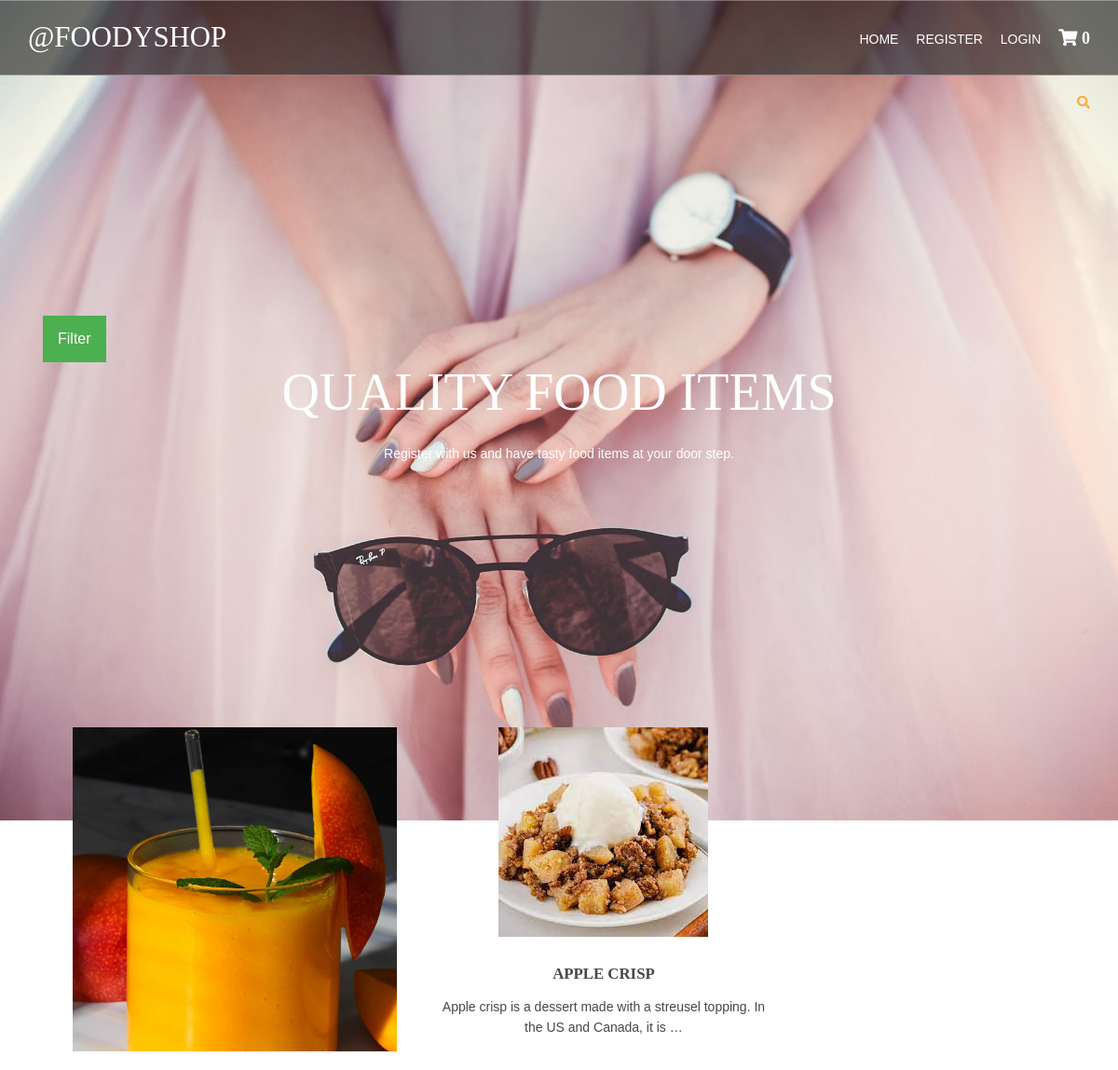
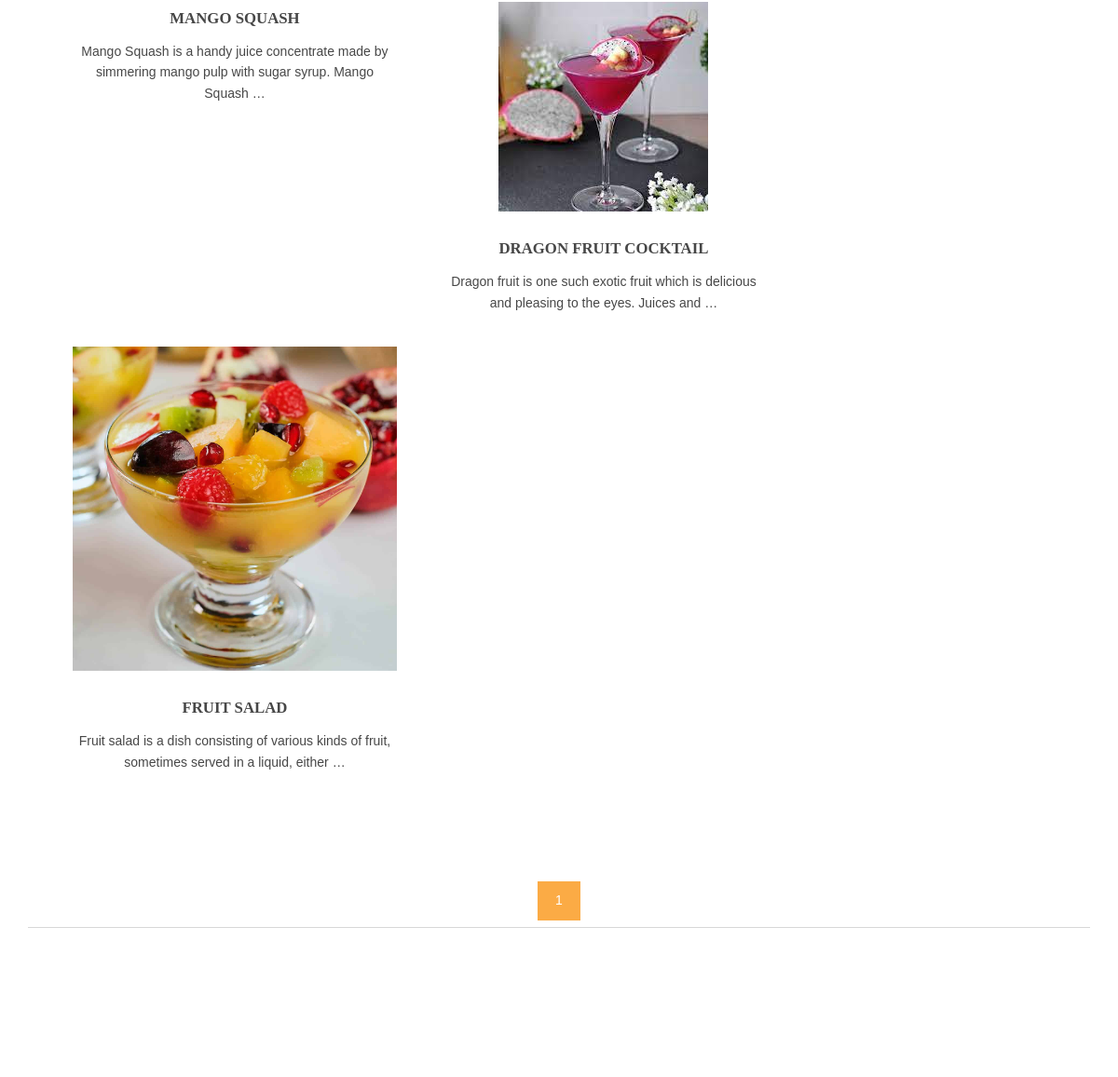
Screenshot of /fruit-items/ with the database file from the repository (2 pictures, top to bottom).
### shop/models.py (models this page shows, shortened)
class products(models.Model):
    name=models.CharField(max_length=250,unique=True)
    slug=models.SlugField(max_length=250,unique=True)
    img=models.ImageField(upload_to='product')
    desc=models.TextField()
    stock=models.IntegerField()
    available=models.BooleanField()
    price=models.IntegerField()
    category=models.ForeignKey(categ,on_delete=models.CASCADE)
    def get_url(self):
        return reverse('details',args=[self.category.slug,self.slug])

### shop/views.py (the view)
# urls.py: 2. Add a URL to urlpatterns:  path('', views.home, name='home')
def home(request,c_slug=None):
    c_page=None
    prodt=None
    if c_slug!=None:
        c_page=get_object_or_404(categ,slug=c_slug)
        prodt=products.objects.filter(category=c_page,available=True)
    else:
       prodt=products.objects.all().filter(available=True)
    cat=categ.objects.all()
    paginator=Paginator(prodt,6)
    try:
       page=int(request.GET.get('page','1'))
    except:
        page=1
    try:
        pro=paginator.page(page)
    except(EmptyPage,InvalidPage):
        pro=paginator.page(paginator.num_pages)
    return render(request,'index.html',{'pr':prodt,'ct':cat,'pg':pro})

### cart/context_processor.py (called while the page is built)
def count(request):
    item_count=0;
    if 'admin' in request.path:
        return {}
    else:
        try:
            ct=cartlist.objects.filter(cart_id=c_id(request))
            cti=items.objects.all().filter(cart=ct[:1])
            for c in cti:
                item_count+=c.quant
        except cartlist.DoesNotExist:
            item_count=0
        return dict(itc=item_count)

### cart/views.py (called while the page is built)
def c_id(request):
    ct_id=request.session.session_key
    if not ct_id:
        ct_id=request.session.create()
    return ct_id

### shop/models.py (called while the page is built)
    def get_url(self):
        return reverse('prod_cat',args=[self.slug])

### templates/index.html (shortened to what this page needs)
{% extends 'base.html' %}
{% load static %}
{% block content %}
<html lang="">
<head>
<link href="{% static 'hm/layout/styles/layout.css' %}" rel="stylesheet" type="text/css" media="all">
</head>
<body id="top">
<div class="abcd" style="background-image:url({% static 'cr/img/bg-img/bg-2.jpg' %});">
   <div class="wrapper row0">
     <div id="topbar" class="hoc clear">
       <div class="fl_right">
         <ul class="nospace">
           <li id="searchform">
           </li>
         </ul>
        </div>
     </div>
   </div>
  <div id="pageintro" class="hoc clear">
  <div class="dropdown">
    <button class="dropbtn">Filter</button>
  </div>
    <article>
      <h3 class="heading">Quality food items</h3>
      <p>Register with us and have tasty food items at your door step.</p>
    </article>
  </div>
</div>
<div class="wrapper row3">
  <main class="hoc container clear">
    <section id="introblocks">
      <ul class="nospace group btmspace-80">
       {% for i in pg.object_list %}
        <li class="one_third">
          <figure><a class="imgover" href={{i.get_url}}><img src="{{i.img.url}}"alt=""></a>
            <figcaption>
              <h6 class="heading">{{i.name}}</h6>
              <p>{{i.desc|truncatewords:17}}</p>
              <br>
            </figcaption>
          </figure>
        </li>
       {% endfor %}
      </ul>
    </section>
    <center>
  {% for p in pg.paginator.page_range %}
  <a href="?page={{p}}" class="btn btn-light btn-sm{% if pg.number == p %} active {% endif %}"> {{p}} </a>
  {% endfor %}
    </center>
    <hr class="btmspace-80">
  </main>
</div>
</body>
</html>
{% endblock %}

### static/hm/layout/styles/layout.css (style rules this page uses)
#topbar { padding:20px 0; font-size:.8rem; text-transform:uppercase; }
#topbar ul li { display:inline-block; margin-right:15px; }
#topbar ul li:last-child { margin-right:0; padding-right:0; border-right:none; }
#topbar #searchform { position:relative; line-height:1; z-index:9999; }
#topbar #searchform::after { display:block; height:18px; line-height:18px; padding:0; font-family:"Font Awesome\ 5 Free"; font-weight:900; font-size:1rem; content:"\f002"; }
#topbar #searchform ::placeholder { text-transform:capitalize; }
#pageintro { padding:200px 0 300px; }
#pageintro article, #pageintro article p { display:block; max-width:75%; margin:0 auto; text-align:center; }
#pageintro article p { max-width:65%; line-height:2rem; }
#pageintro .heading { margin-bottom:20px; font-size:4rem; }
.container { padding:80px 0; }
#introblocks { display:block; position:relative; margin:-180px 0 0 0; z-index:1; text-align:center; }
#introblocks figure figcaption { display:block; padding:30px 0 0 0; text-align:center; }
#introblocks figure figcaption .heading { font-size:1.2rem; font-weight:700; margin-bottom:0; }
*, *::before, *::after { transition:all .3s ease-in-out; }
body { color:#A5A6AA; background-color:#1C1D21; }
a { color:#FBAB45; }
hr, .borderedbox { border-color:#D7D7D7; }
.btn, .btn.inverse:hover { color:#FFFFFF; background-color:#FBAB45; border-color:#FBAB45; }
.imgover, .imgover:hover::after { color:#FFFFFF; }
.row3 { color:#474747; background-color:#FFFFFF; }
#topbar #searchform { color:#FBAB45; }
#pageintro { color:#FFFFFF; }
@media screen and (min-width:1140px) { .hoc { max-width:1140px; } }

### static/hm/layout/styles/framework.css (style rules this page uses)
html { overflow-y:scroll; overflow-x:hidden; }
html, body { margin:0; padding:0; font-size:14px; line-height:1.6em; }
*, *::before, *::after { box-sizing:border-box; }
.nospace { margin:0; padding:0; list-style:none; }
.btn { display:inline-block; padding:8px 18px 10px; text-transform:uppercase; border:1px solid; }
.clear, .group { display:block; }
.clear::before, .clear::after, .group::before, .group::after { display:table; content:""; }
.clear, .clear::after, .group, .group::after { clear:both; }
a { outline:none; text-decoration:none; }
.fl_right, .imgr { float:right; }
img { width:auto; max-width:100%; height:auto; margin:0; padding:0; border:none; line-height:normal; vertical-align:middle; }
.imgover { display:inline-block; position:relative; max-width:100%; }
.imgover::before, .imgover::after { display:block; position:absolute; content:""; text-align:center; opacity:0; }
.imgover::before { top:0; right:0; bottom:0; left:0; }
.imgover::after { top:50%; left:50%; width:50px; height:50px; line-height:50px; margin:-25px 0 0 -25px; font-family:"Font Awesome\ 5 Free"; font-weight:900; content:"\f067"; font-size:28px; }
body, input, textarea, select { font-family:Verdana, Geneva, sans-serif; }
h1, h2, h3, h4, h5, h6, .heading { font-family:Georgia, "Times New Roman", Times, serif; }
label, input, textarea, select, button { display:block; resize:none; outline:none; color:inherit; font-size:inherit; font-family:inherit; vertical-align:middle; }
::placeholder { opacity:1; }
h1, h2, h3, h4, h5, h6, .heading { margin:0 0 20px 0; font-size:1.4rem; line-height:normal; font-weight:normal; text-transform:uppercase; }
hr { display:block; width:100%; height:1px; border:solid; border-width:1px 0 0 0; }
.wrapper { display:block; position:relative; width:100%; margin:0; padding:0; text-align:left; word-wrap:break-word; }
.hoc { display:block; margin:0 auto; }
address, article, aside, figcaption, figure, footer, header, main, nav, section { display:block; margin:0; padding:0; }
.one_half, .one_third, .two_third, .one_quarter, .two_quarter, .three_quarter { display:inline-block; float:left; margin:0 0 0 4.21052%; list-style:none; }
.one_third { width:30.52631%; }
.btmspace-80 { margin-bottom:80px; }

### templates/index.html (style rules this page uses)
.dropbtn { background-color: #4CAF50; color: white; padding: 16px; font-size: 16px; border: none; cursor: pointer; }
.dropdown { position: relative; display: inline-block; padding-left: 16px; }
.abcd { height:100%; background-position: center; backgrond-repeat: no-repeat; background-size: cover; }

### rows the page displays
products: img (picture), name "MANGO SQUASH", desc "Mango Squash is a handy juice concentrate made by simmering mango pulp with sugar syrup. Mango Squash …"
products: img (picture), name "APPLE CRISP", desc "Apple crisp is a dessert made with a streusel topping. In the US and Canada, it is …"
products: img (picture), name "DRAGON FRUIT COCKTAIL", desc "Dragon fruit is one such exotic fruit which is delicious and pleasing to the eyes. Juices and …"
products: img (picture), name "FRUIT SALAD", desc "Fruit salad is a dish consisting of various kinds of fruit, sometimes served in a liquid, either …"

### other values shown
{{ itc }} "0"
{{ p }} "1"
